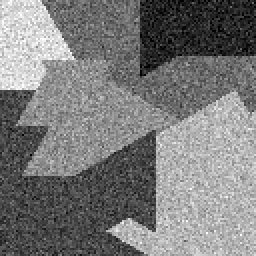
%> input picture TAnguloV/8TP/Images/image.bmp, 128 x 128 px (shown 2 times larger)
$ octave exercice_1.m   (GNU Octave 9; MATLAB toolbox functions it lacks are replaced by stand-ins)
%> lines starting %> are read from the running program, lines starting %| are printed output that depends on the picture
### TAnguloV/8TP/attache_donnees.m
function AD = attache_donnees(I,moyennes,variances)
%ATTACHE_DONNEES Summary of this function goes here
%   Detailed explanation goes here
    [n,m] = size(I);
    N = length(moyennes);

    AD = zeros(n,m,N);

    for i = 1:N
       for j = 1:n
           for k = 1:m
              AD(j,k,i) =  log(variances(i)^0.5) + (I(j,k)-moyennes(i))^2/(2*variances(i));
           end
       end
    end

end

### TAnguloV/8TP/exercice_1.m
clear;
close all;
taille_ecran = get(0,'ScreenSize');
L = taille_ecran(3);
H = taille_ecran(4);

couleurs_classes = [0 0.1250 1.0 ; 0.1750 1.0 0.2250 ; 1.0 1.0 0 ; 1.0 0.3750 0 ; 0.85 0 0 ; 0.5 0 0.3 ; 0.5 0.5 0.1];

% Parametres de la methode de segmentation :
T_0 = 1.0;
q_max = 100;
alpha = 0.99;
beta = 1.0;
temps_affichage = 0.05;

% Lecture et affichage de l'image a segmenter :
I = imread('Images/image.bmp');
%> I is the input picture: size 128x128 uint8; min 0, max 255, mean 122.7
[nb_lignes,nb_colonnes] = size(I);
%> nb_lignes = 128; nb_colonnes = 128
I = double(I);
%> I: size 128x128 double
figure('Name','Image a segmenter','Position',[0.2*L,0,0.4*L,0.4*L]);
imagesc(I);
axis equal;
axis off;
colormap gray;

% Parametres des N classes :
N = 6;
moyennes = [36.0 72.0 108.0 144.0 180.0 216.0];		% Moyennes des N classes
variances = 20.0^2*ones(1,N);				% Les variances sont toutes egales a 20^2

% Calcul des energies correspondant a la vraisemblance (attache aux donnees) :
AD = attache_donnees(I,moyennes,variances);

% Initialisation des classes (par le maximum de vraisemblance) et initialisation de l'energie :
couleurs_pixels = zeros(nb_lignes,nb_colonnes,3);
[U,k] = min(AD,[],3);			% Pour comprendre cette syntaxe, tapez "doc min"
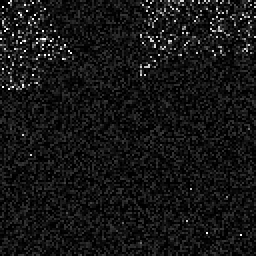
%> U: size 128x128 double (shown 2 times larger); min 3, max 4.9, mean 3.16; drawn with min black and max white
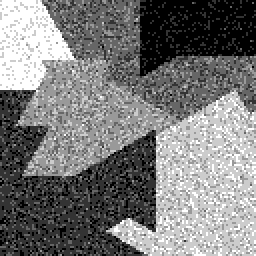
%> k: size 128x128 double (shown 2 times larger); min 1, max 6, mean 3.4; drawn with min black and max white
for i = 1:nb_lignes
	for j = 1:nb_colonnes
		U(i,j) = U(i,j)+regularisation(i,j,k,k(i,j),beta);
		couleurs_pixels(i,j,:) = couleurs_classes(k(i,j),:);
	end
end
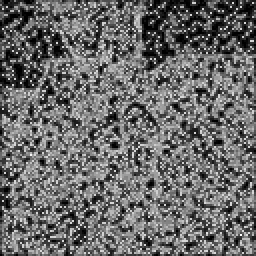
%> U: size 128x128 double (shown 2 times larger); min 4, max 13.9, mean 8.11; drawn with min black and max white
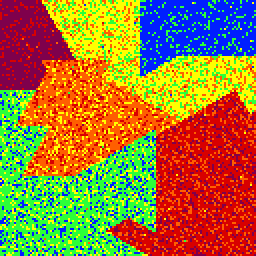
%> couleurs_pixels: size 128x128x3 double (shown 2 times larger); mean R, G, B 0.613, 0.472, 0.213
figure('Name',['Segmentation par classification'],'Position',[0.6*L,0,0.4*L,0.4*L]);
imagesc(couleurs_pixels);
axis equal;
axis off;
title(['Maximum de vraisemblance'],'FontSize',20);
fprintf('Tapez un caractere pour lancer le recuit simule\n');
pause;

% Boucle du recuit simule :
T = T_0;
%> (the run ends here)
